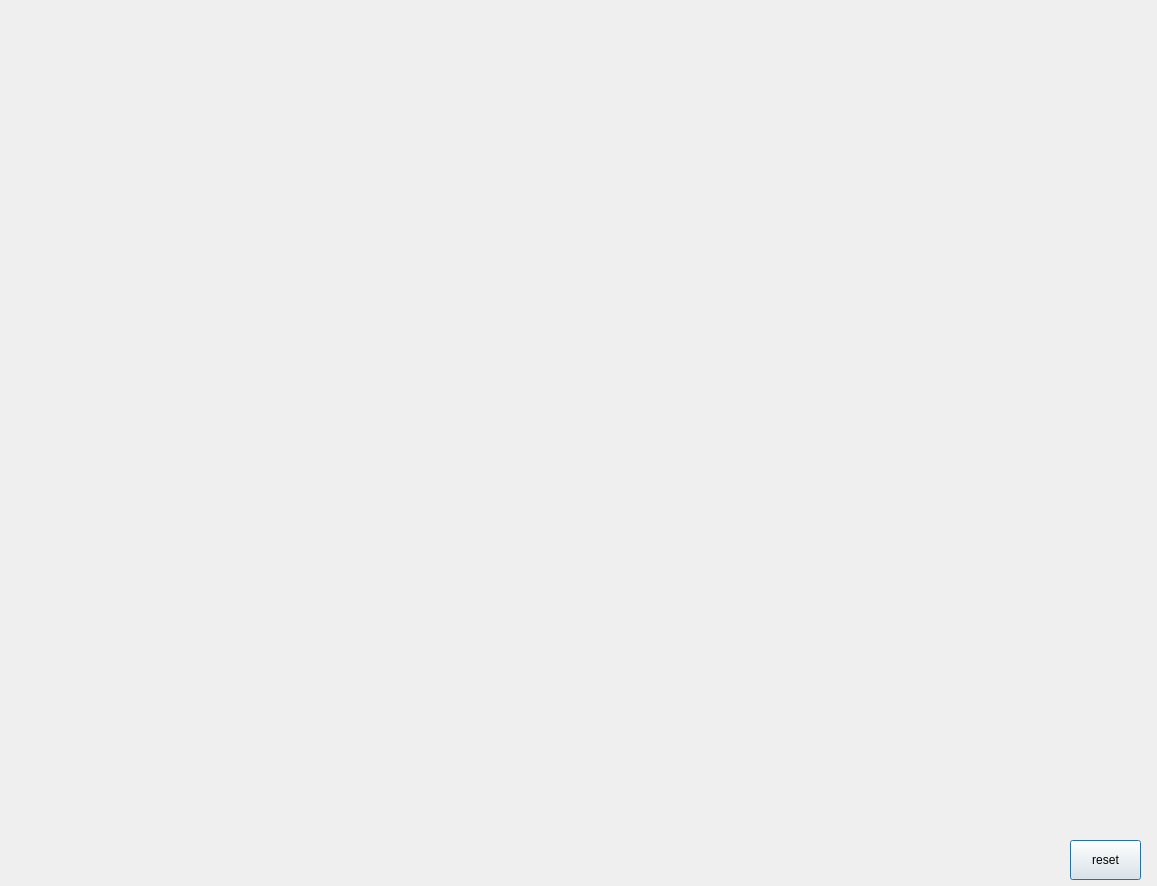
<?xml version="1.0" encoding="UTF-8"?>
<ui version="4.0">
 <class>Dialog</class>
 <widget class="QDialog" name="Dialog">
  <property name="geometry">
   <rect>
    <x>0</x>
    <y>0</y>
    <width>1157</width>
    <height>886</height>
   </rect>
  </property>
  <property name="windowTitle">
   <string>Dialog</string>
  </property>
  <widget class="QPushButton" name="pb_reset">
   <property name="geometry">
    <rect>
     <x>1070</x>
     <y>840</y>
     <width>71</width>
     <height>40</height>
    </rect>
   </property>
   <property name="text">
    <string>reset</string>
   </property>
   <property name="iconSize">
    <size>
     <width>40</width>
     <height>40</height>
    </size>
   </property>
  </widget>
 </widget>
 <resources/>
 <connections/>
</ui>
